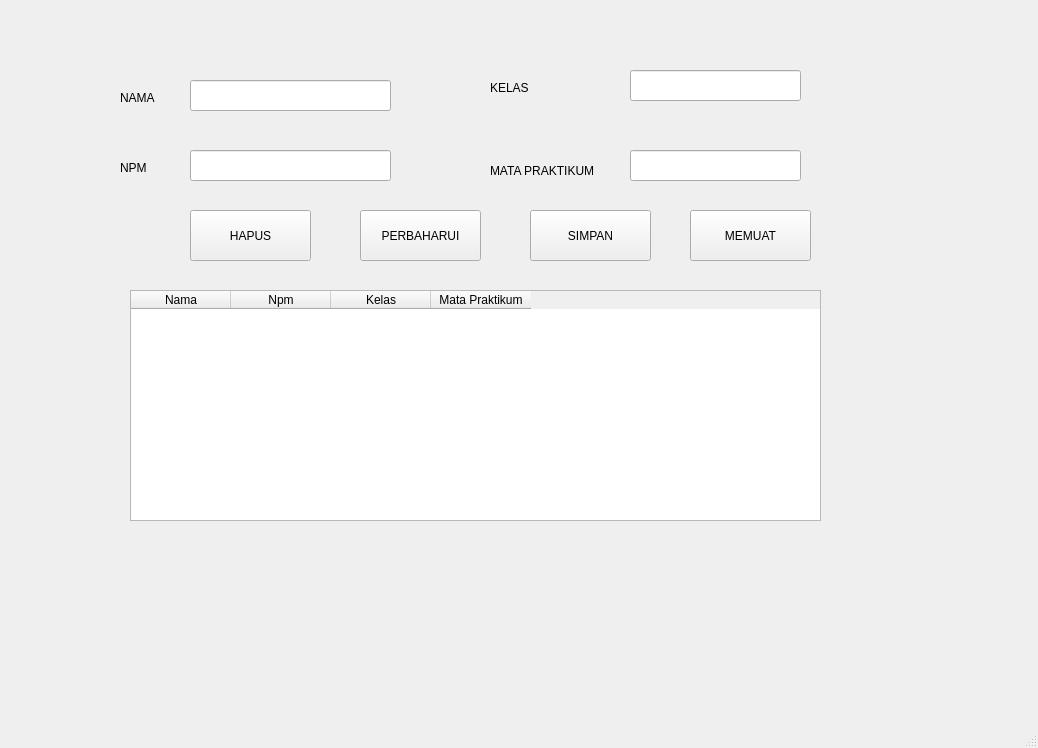
<?xml version="1.0" encoding="UTF-8"?>
<ui version="4.0">
 <class>MainWindow</class>
 <widget class="QMainWindow" name="MainWindow">
  <property name="geometry">
   <rect>
    <x>0</x>
    <y>0</y>
    <width>1038</width>
    <height>748</height>
   </rect>
  </property>
  <property name="windowTitle">
   <string>MainWindow</string>
  </property>
  <widget class="QWidget" name="centralwidget">
   <widget class="QLabel" name="label">
    <property name="geometry">
     <rect>
      <x>120</x>
      <y>90</y>
      <width>55</width>
      <height>16</height>
     </rect>
    </property>
    <property name="text">
     <string>NAMA</string>
    </property>
   </widget>
   <widget class="QLabel" name="label_2">
    <property name="geometry">
     <rect>
      <x>120</x>
      <y>160</y>
      <width>55</width>
      <height>16</height>
     </rect>
    </property>
    <property name="text">
     <string>NPM</string>
    </property>
   </widget>
   <widget class="QLabel" name="label_3">
    <property name="geometry">
     <rect>
      <x>490</x>
      <y>80</y>
      <width>55</width>
      <height>16</height>
     </rect>
    </property>
    <property name="text">
     <string>KELAS</string>
    </property>
   </widget>
   <widget class="QLabel" name="label_4">
    <property name="geometry">
     <rect>
      <x>490</x>
      <y>160</y>
      <width>111</width>
      <height>21</height>
     </rect>
    </property>
    <property name="text">
     <string>MATA PRAKTIKUM</string>
    </property>
   </widget>
   <widget class="QLineEdit" name="lineEditNama">
    <property name="geometry">
     <rect>
      <x>190</x>
      <y>80</y>
      <width>201</width>
      <height>31</height>
     </rect>
    </property>
   </widget>
   <widget class="QLineEdit" name="lineEditNpm">
    <property name="geometry">
     <rect>
      <x>190</x>
      <y>150</y>
      <width>201</width>
      <height>31</height>
     </rect>
    </property>
   </widget>
   <widget class="QLineEdit" name="lineEditKelas">
    <property name="geometry">
     <rect>
      <x>630</x>
      <y>70</y>
      <width>171</width>
      <height>31</height>
     </rect>
    </property>
   </widget>
   <widget class="QLineEdit" name="lineEditMatprak">
    <property name="geometry">
     <rect>
      <x>630</x>
      <y>150</y>
      <width>171</width>
      <height>31</height>
     </rect>
    </property>
   </widget>
   <widget class="QTableWidget" name="tableWidget">
    <property name="geometry">
     <rect>
      <x>130</x>
      <y>290</y>
      <width>691</width>
      <height>231</height>
     </rect>
    </property>
    <column>
     <property name="text">
      <string>Nama</string>
     </property>
    </column>
    <column>
     <property name="text">
      <string>Npm</string>
     </property>
    </column>
    <column>
     <property name="text">
      <string>Kelas</string>
     </property>
    </column>
    <column>
     <property name="text">
      <string>Mata Praktikum</string>
     </property>
    </column>
   </widget>
   <widget class="QPushButton" name="pushButton">
    <property name="geometry">
     <rect>
      <x>690</x>
      <y>210</y>
      <width>121</width>
      <height>51</height>
     </rect>
    </property>
    <property name="text">
     <string>MEMUAT</string>
    </property>
   </widget>
   <widget class="QPushButton" name="pushButtonSimpan">
    <property name="geometry">
     <rect>
      <x>530</x>
      <y>210</y>
      <width>121</width>
      <height>51</height>
     </rect>
    </property>
    <property name="text">
     <string>SIMPAN</string>
    </property>
   </widget>
   <widget class="QPushButton" name="pushButtonUpdate">
    <property name="geometry">
     <rect>
      <x>360</x>
      <y>210</y>
      <width>121</width>
      <height>51</height>
     </rect>
    </property>
    <property name="text">
     <string>PERBAHARUI</string>
    </property>
   </widget>
   <widget class="QPushButton" name="pushButtonDelete">
    <property name="geometry">
     <rect>
      <x>190</x>
      <y>210</y>
      <width>121</width>
      <height>51</height>
     </rect>
    </property>
    <property name="text">
     <string>HAPUS</string>
    </property>
   </widget>
  </widget>
  <widget class="QMenuBar" name="menubar">
   <property name="geometry">
    <rect>
     <x>0</x>
     <y>0</y>
     <width>1038</width>
     <height>26</height>
    </rect>
   </property>
  </widget>
  <widget class="QStatusBar" name="statusbar"/>
 </widget>
 <resources/>
 <connections/>
</ui>
